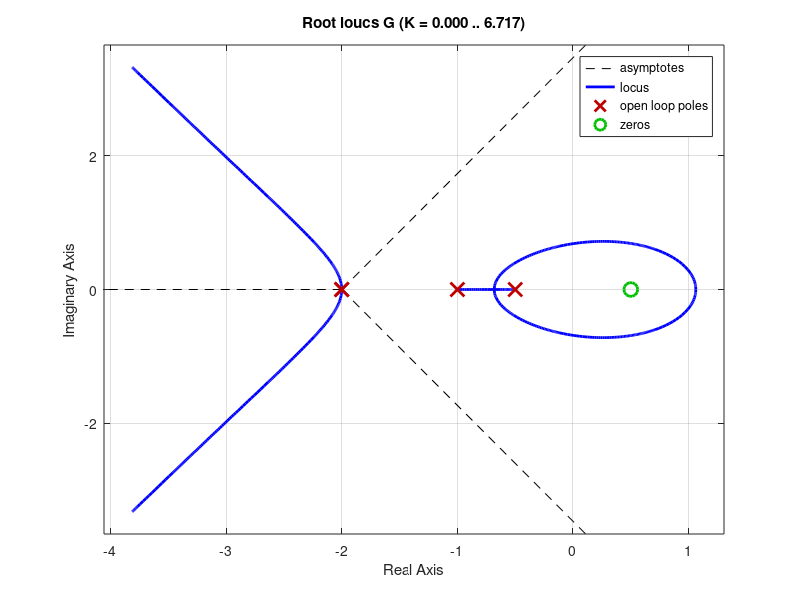

MATLAB code to generate this figure:
G = tf(2*[-2,1],conv(conv([2 1],[1 1]),[1/4 1 1]));
rlocus(G, 'k')
hold on
%plot([0 -0.5], [0 0.5*sqrt(3)], 'b')
hold on
a = fzero(@(x) (atan(sqrt(3)*x/(0.5-x)) + atan(sqrt(3)*x/(1-x)) + 2*(atan(sqrt(3)*x/(2-x))) -(pi - atan(sqrt(3)*x/(0.5+x))))*180/pi,0.3);
s = -a + sqrt(3)*a*j;
mG = (2*(-2*s + 1))/((2*s + 1)*(s+1)*(0.5*s + 1)^2);
Kc = abs(1/mG);
hold on
%plot(-a, sqrt(3)*a,'g*')
grid on
hold on
%gtext('Shubham Gupta 180749')